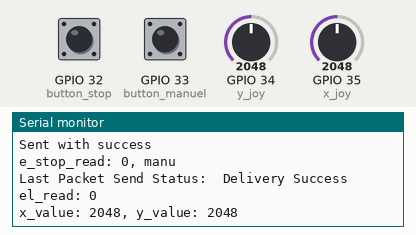
A program run on a simulated ESP32. Parts: the last lines printed to the serial monitor. Inputs (shaded band) come from the test bench; at power-on: GPIO 34 (y_joy) = 2048, GPIO 35 (x_joy) = 2048, GPIO 32 (button_stop) LOW, GPIO 33 (button_manuel) LOW.

Above: at 1.2 s.
1.3 s: GPIO 34 (y_joy) set to 2866
At 1.9 s:
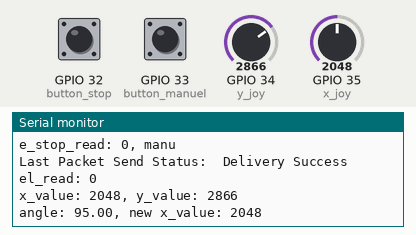
2.8 s: GPIO 35 (x_joy) set to 2866
At 3.7 s:
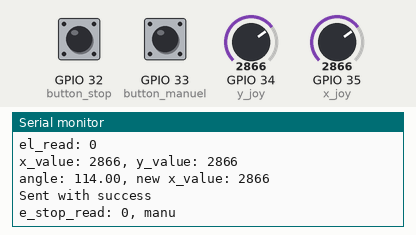

The program:

main.cpp
```cpp
#include <Arduino.h>

#define y_joy 34
#define x_joy 35
#define button_stop 32
#define button_manuel 33

#include <esp_now.h>
#include <WiFi.h>

//Mac Address: 0C:B8:15:C1:A8:E8
uint8_t Reciver_MAC_Address[] = {0x0C, 0xB8, 0x15, 0xC1, 0xA8, 0xE8};

// Structure to send data multible sets of small data,
// shall match the structure for the receiver
typedef struct struct_message_package {
  bool stop;
  bool manuel;
  int x;
  int y;
} struct_message_package;

// Creating a struct message called my_data_package
struct_message_package my_data_package;

esp_now_peer_info_t peerInfo;

// callback when data is sent
void OnDataSent(const uint8_t *mac_addr, esp_now_send_status_t status) {
  Serial.print("\r\nLast Packet Send Status:\t");
  Serial.println(status == ESP_NOW_SEND_SUCCESS ? "Delivery Success" : "Delivery Fail");
}

void setup() {
  // Init Serial Monitor
  Serial.begin(115200);

  //Set pins to input
  //pinMode(y_joy,INPUT);
  //pinMode(x_joy,INPUT);
  pinMode(button_stop,INPUT);
  pinMode(button_manuel,INPUT);

  // Set device as a Wi-Fi Station
  WiFi.mode(WIFI_STA);

  // Init ESP-NOW
  if (esp_now_init() != ESP_OK) {
    Serial.println("Error initializing ESP-NOW");
    return;
  }

  // Once ESPNow is successfully Init, we will register for Send CB to
  // get the status of Trasnmitted packet
  esp_now_register_send_cb(OnDataSent);

  // Register peer
  memcpy(peerInfo.peer_addr, Reciver_MAC_Address, 6);
  peerInfo.channel = 0;
  peerInfo.encrypt = false;

  // Add peer
  if (esp_now_add_peer(&peerInfo) != ESP_OK){
    Serial.println("Failed to add peer");
    return;
  }
}

void loop() {
  //Read values from joysticks
  int x_value=analogRead(x_joy);
  int y_value=analogRead(y_joy);
  bool e_stop_read=digitalRead(button_stop);
  bool manuel_read=digitalRead(button_manuel);

  my_data_package.stop=e_stop_read;
  my_data_package.manuel=manuel_read;


  Serial.println("x_value: "+String(x_value)+", y_value: "+String(y_value));
  //¤¤¤¤¤¤¤¤¤¤¤¤¤¤¤¤¤¤¤¤¤¤¤¤¤¤¤¤¤¤¤
  float angle=map(x_value,0,4095,45,145);
  //angle=76.65; //96.5 is the middle position of the servo = 0 degrees
  //x_value=map(angle,45,145,0,4095);
  Serial.println("angle: "+String(angle)+", new x_value: "+String(x_value));
  //¤¤¤¤¤¤¤¤¤¤¤¤¤¤¤¤¤¤¤¤¤¤¤¤¤¤¤¤¤¤¤
  // Set values to send
  //strcpy(my_data_package.a, "The speed and steering angle for the RC car is:");
  my_data_package.y = y_value;
  my_data_package.x = x_value;

  // Send message via ESP-NOW
  esp_err_t result = esp_now_send(Reciver_MAC_Address, (uint8_t *) &my_data_package, sizeof(my_data_package));

  if (result == ESP_OK) {
    Serial.println("Sent with success");
  }
  else {
    Serial.println("Error sending the data");
  }
  //¤¤¤¤¤¤¤¤¤¤¤¤¤¤¤¤¤¤¤¤¤¤¤¤¤¤¤¤¤¤¤

  Serial.println("e_stop_read: "+String(my_data_package.stop)+", manuel_read: "+String(my_data_package.manuel));

  //delay(200);
  //¤¤¤¤¤¤¤¤¤¤¤¤¤¤¤¤¤¤¤¤¤¤¤¤¤¤¤¤¤¤¤
}
```

Measured:
- after the input at 1.3 s, the serial monitor: prints a new line at once (image 1)
- after the input at 2.8 s, the serial monitor: prints a new line at once (image 2)
